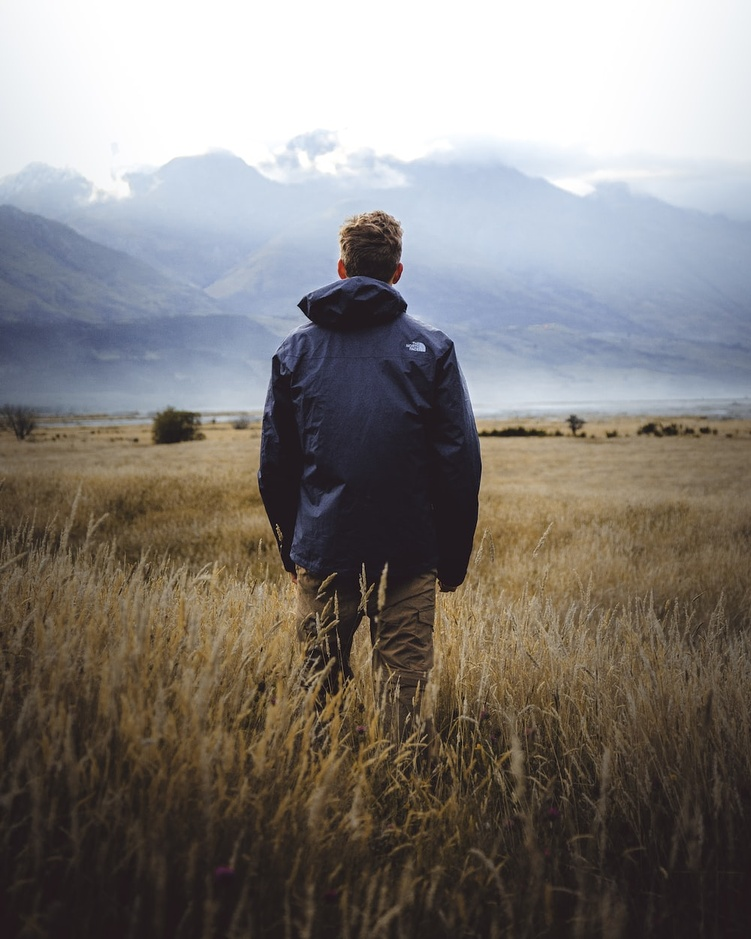
#> input picture Codes/4-1/CSE 4106 DIP/human_image.jpg, 751 x 939 px, shrunk from 1000 x 1250 before the run, found by its file name
$ jupyter execute DIP_LAB_2_1703018.ipynb
#> lines starting #> are read from the running program, lines starting #| are printed output that depends on the picture; after the words box and inside, x2 and y2 are one past the last pixel; in counts of white or black regions, pixels touching at a corner belong together; long printed decimals are rounded
[cell 1]
import cv2
import numpy as np
from google.colab.patches import cv2_imshow
import matplotlib.pyplot as plt

# Input Processing

White Background Image

[cell 2]
img1_wh = np.zeros((500, 500, 3), dtype= "uint8")
img1_wh.fill(255)
cv2_imshow(img1_wh)
print('\n')
img2_wh = np.zeros((500, 500, 3), dtype= "uint8")
img2_wh.fill(255)
cv2_imshow(img2_wh)

Add a circle

[cell 3]
img1 = cv2.circle(img1_wh, (250, 250), 250, (0, 0, 0), -1)
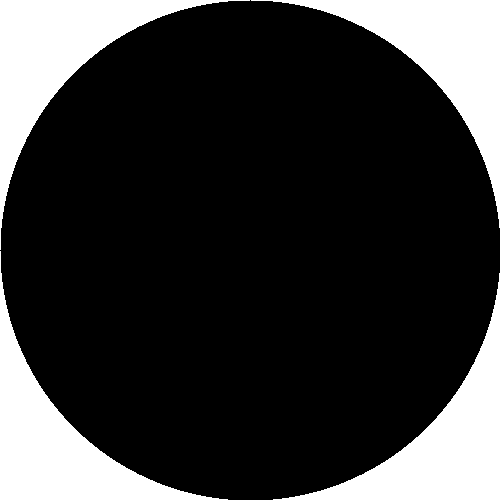
#> img1_wh: shape (500, 500, 3); 21.5% white; 4 white regions, box (x1, y1, x2, y2) and area: (0, 0, 250, 250) 13670, (251, 0, 500, 228) 13420, (0, 251, 228, 500) 13420, (273, 273, 500, 500) 13171
cv2_imshow(img1)

Add a rectangle

[cell 4]
img2 = cv2.rectangle(img2_wh, (0, 0), (500, 500), (0, 0, 255), -1) # -1 to fill image
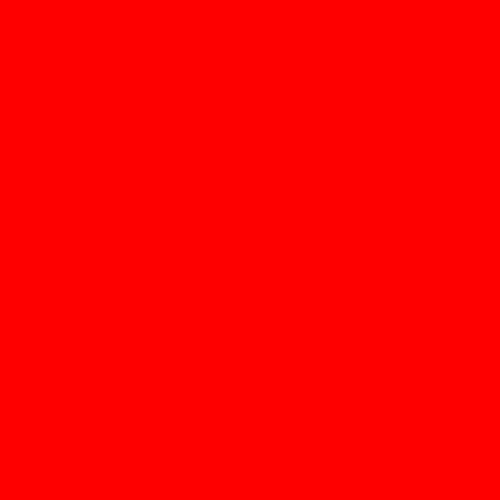
#> img2_wh: shape (500, 500, 3); mean of channels 0, 1, 2 0, 0, 255; drawn as B, G, R
cv2_imshow(img2)

# Arithmetic Operations

Addition

[cell 5]
dst = cv2.addWeighted(img1, 1, img2, 1, 0)
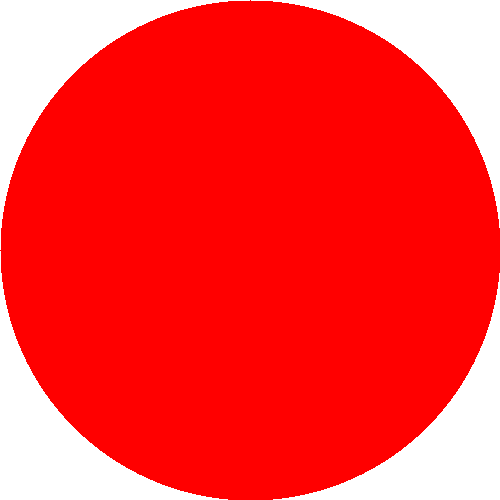
#> dst: shape (500, 500, 3); mean of channels 0, 1, 2 54.8, 54.8, 255; drawn as B, G, R
cv2_imshow(dst)

[cell 6]
img_add = cv2.add(img1, img2)
cv2_imshow(img_add)

Subtraction

[cell 7]
img_sub = cv2.subtract(img1, img2)
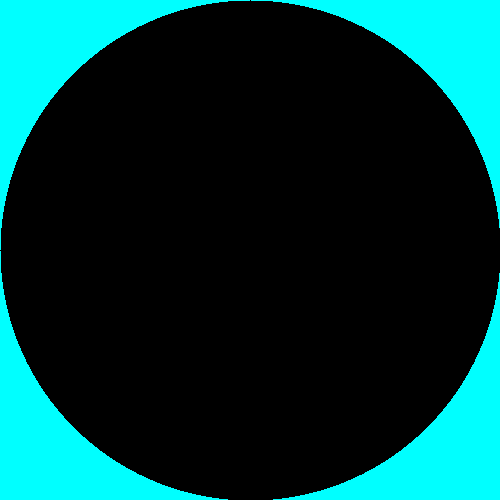
#> img_sub: shape (500, 500, 3); mean of channels 0, 1, 2 54.8, 54.8, 0; drawn as B, G, R
cv2_imshow(img_sub)

Multiplication

[cell 8]
img_mul = cv2.multiply(img1, img2)
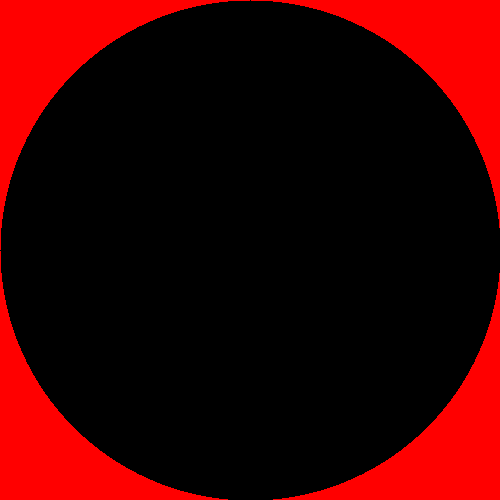
#> img_mul: shape (500, 500, 3); mean of channels 0, 1, 2 0, 0, 54.8; drawn as B, G, R
cv2_imshow(img_mul)

# Logical Operations

AND

[cell 9]
img_and = cv2.bitwise_and(img1, img2)
cv2_imshow(img_and)

OR

[cell 10]
img_or = cv2.bitwise_or(img1, img2)
cv2_imshow(img_or)

NOT

[cell 11]
img_not = cv2.bitwise_not(img1, img2)
cv2_imshow(img_not)

# Grayscale Operations

Read Image

[cell 12]
img = cv2.imread('/content/human_image.jpg') #read image
#> img is the input picture: shape (939, 751, 3); mean B, G, R 122.2, 126, 130.7
cv2_imshow(img) # display image

GrayScale Image

[cell 13]
gray = cv2.cvtColor(img, cv2.COLOR_BGR2GRAY) # convert to grayscale
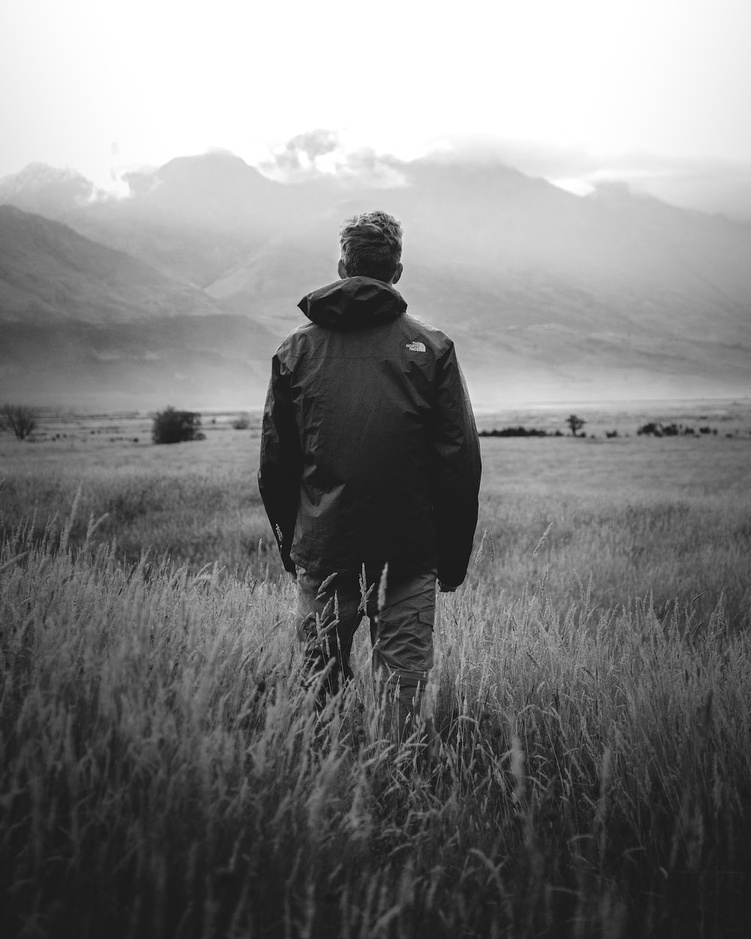
#> gray: shape (939, 751); min 2, max 255, mean 127
cv2_imshow(gray)

Mean Intensity

[cell 14]
height = gray.shape[0]
#> height = 939
width = gray.shape[1]
#> width = 751
c = 0
sum = 0

for i in range(0, height):
  for j in range(0, width):
    sum += gray[i,j]
    c = c + 1
#> after the loop, c = 705189; sum = 89546165

avg = sum / c
#> avg = 127
print('Mean Intensity: ', avg)
#| Mean Intensity:  126.982

Plot Image After converting to grayscale

[cell 15]
img_watch = cv2.imread('/content/watch_image.jpg') #read image
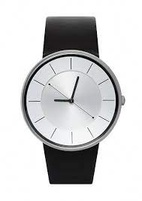
#> input picture Codes/4-1/CSE 4106 DIP/watch_image.jpg, 142 x 201 px, shrunk from 189 x 267 before the run, found by its file name
#> img_watch is the input picture: shape (201, 142, 3); mean B, G, R 209.3, 208.5, 208.3
img_copy = img_watch.copy()
height = img_copy.shape[0]
#> height = 201
width = img_copy.shape[1]
#> width = 142
c = 0
sum = 0

for i in range(0, height):
  for j in range(0, width):
    x = 255 - img_copy[i, j]
    img_copy[i, j] = x
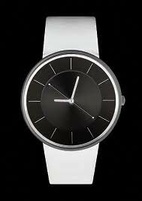
#> img_copy: shape (201, 142, 3); mean B, G, R 45.7, 46.5, 46.7

plt.subplot( 1, 2, 1 ), plt.imshow( img_watch)
plt.subplot( 1, 2, 2 ), plt.imshow( img_copy)

plt.show()
#> figure, not shown here; B, G, R data is drawn as R, G, B

Changing Image according to Reference Image

[cell 16]
inp_img = cv2.imread('/content/input_image.png')
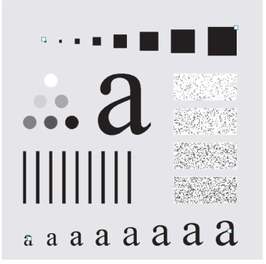
#> input picture Codes/4-1/CSE 4106 DIP/input_image.png, 266 x 264 px, shrunk from 354 x 352 before the run, found by its file name
#> inp_img is the input picture: shape (264, 266, 3); mean B, G, R 215.4, 211.9, 212.9
ref_img = cv2.imread('/content/reference_image.png')
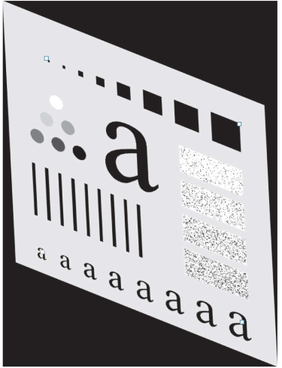
#> input picture Codes/4-1/CSE 4106 DIP/reference_image.png, 282 x 368 px, shrunk from 375 x 490 before the run, found by its file name
#> ref_img is the input picture: shape (368, 282, 3); mean B, G, R 157.2, 154.5, 156.4

plt.subplot( 1, 2, 1 ), plt.imshow(inp_img)
plt.subplot( 1, 2, 2 ), plt.imshow(ref_img)

plt.show()
#> figure, not shown here; B, G, R data is drawn as R, G, B
